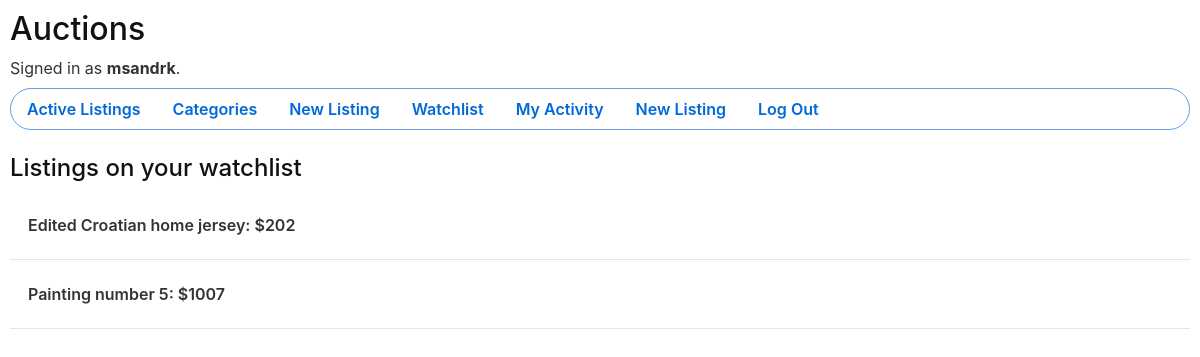
Screenshot of /watchlist (signed in) with the database file from the repository.
### auctions/models.py (models this page shows, shortened)
class User(AbstractUser):
    watchlist = models.ManyToManyField('Listing', blank=True, related_name='watchlist_users')

class Listing(models.Model):
    LISTING_CATEGORIES = [
        ('FSHN', 'Fashion'),
        ('TYS', 'Toys'),
        ('ELCTRNCS', 'Electronics'),
        ('HM', 'Home'),
        ('SPRTS', 'Sports'),
        ('OTHR', 'Other')
    ]
    title = models.CharField(max_length=64)
    description = models.TextField()
    image_url = models.URLField(blank=True)
    category = models.CharField(max_length=64, choices=LISTING_CATEGORIES, default='OTHR')
    owner = models.ForeignKey(User, on_delete=models.CASCADE, related_name="user_listings")
    starting_price = models.PositiveIntegerField()
    created = models.DateTimeField(auto_now_add=True)
    is_active = models.BooleanField(default=True)
    def __str__(self):
        price = self.starting_price if not self.bids.exists() else self.bids.first().amount
        return f"{self.title}: ${price}"

class Bid(models.Model):
    bidder = models.ForeignKey(User, on_delete=models.CASCADE, related_name='user_bids')
    amount = models.PositiveIntegerField()
    listing = models.ForeignKey(Listing, on_delete=models.CASCADE, related_name='bids')
    created = models.DateTimeField(auto_now_add=True)
    class Meta:
        ordering = ['-amount']

### auctions/views.py (the view)
# urls.py: path("watchlist", views.watchlist, name="watchlist"),
@login_required
@require_http_methods(["GET"])
def watchlist(request: HttpRequest) -> HttpResponse:
    return render(request, 'auctions/watchlist.html', {
        'listings': request.user.watchlist.all()
    })

### auctions/templates/auctions/watchlist.html (shortened to what this page needs)
{% extends 'auctions/layout.html' %}
{% block body %}
<h4 class="body-title">Listings on your watchlist</h4>
<ul class="list-unstyled">
    {% for l in listings %}
        <a class="index-listing-link" href="{% url 'listing' l.id %}">
            <li class="list-element">
                {{ l }}
            </li>
        </a>
        <hr>
    {% empty %}
        <li class="list-element">There are currently no listings on your watchlist</li>
    {% endfor %}
</ul>
{% endblock %}

### auctions/templates/auctions/layout.html (shortened to what this page needs)
{% load static %}
<!DOCTYPE html>
<html lang="en">
    <head>
        <link rel="stylesheet" href="https://stackpath.bootstrapcdn.com/bootstrap/4.4.1/css/bootstrap.min.css">
        <link href="{% static 'auctions/styles.css' %}" rel="stylesheet">
    </head>
    <body>
        <h2>Auctions</h2>
        <div class="logged-user-msg">
            {% if user.is_authenticated %}
                Signed in as <strong>{{ user.username }}</strong>.
            {% else %}
                Not signed in.
            {% endif %}
        </div>
        <ul class="nav mt-2 mb-4">
            <li class="nav-item">
                <a class="nav-link first-nav-link" href="{% url 'index' %}">Active Listings</a>
            </li>
            <li calss="nav-item">
                <a class="nav-link" href="{% url 'categories' %}">Categories</a>
            </li>
            {% if user.is_authenticated %}
                <li class="nav-item">
                    <a class="nav-link" href="{% url 'new_listing' %}">New Listing</a>
                </li>
                <li class="nav-item">
                    <a class="nav-link" href="{% url 'watchlist' %}">Watchlist</a>
                </li>
                <li class="nav-item">
                    <a class="nav-link" href="{% url 'activity' %}">My Activity</a>
                </li>
                <li class="nav-item">
                    <a class="nav-link" href="{% url 'new_listing' %}">New Listing</a>
                </li>
                <li class="nav-item">
                    <a class="nav-link" href="{% url 'logout' %}">Log Out</a>
                </li>
            {% endif %}
        </ul>
        {% block body %}
        {% endblock %}
    </body>
</html>

### auctions/static/auctions/styles.css (style rules this page uses)
body { padding: 10px; color: #111; }
.nav { border-top: 1px solid #62a0e2; border-bottom: 1px solid #62a0e2; border: 1px solid #62a0e2; border-radius: 30px; }
.nav-link { color: #0069d9; font-weight: 600; }
.body-title { margin-bottom: 1em; }
.index-listing-link { color: #333; text-decoration: none !important; }
.logged-user-msg { color: #333; }
.list-element { padding: 6px 18px; font-weight: 600; }

### rows the page displays
User: username "msandrk"
Listing: id+title "Edited Croatian home jersey: $202"
Listing: id+title "Painting number 5: $1007"
